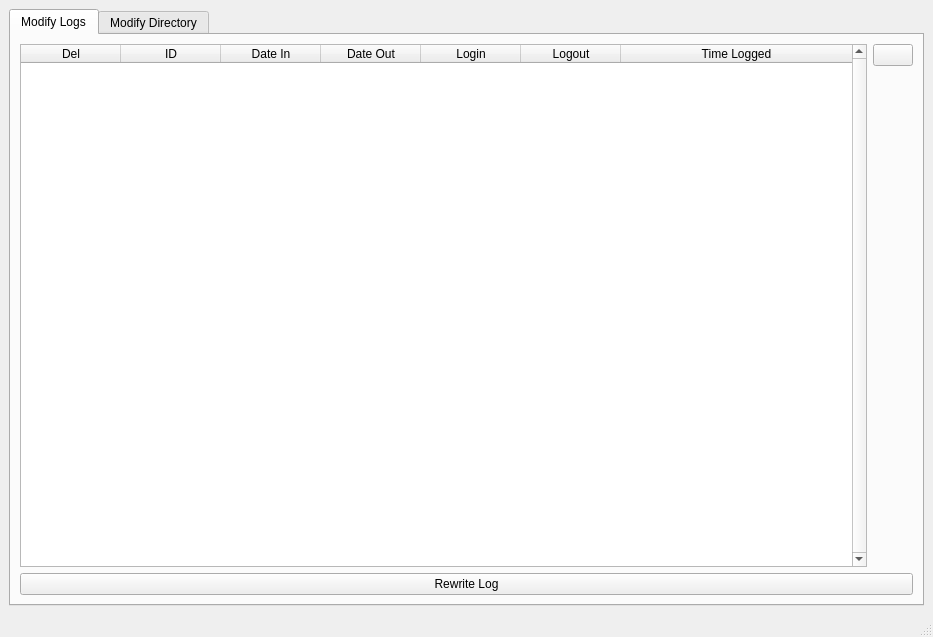
<?xml version="1.0" encoding="UTF-8"?>
<ui version="4.0">
 <class>MainWindow</class>
 <widget class="QMainWindow" name="MainWindow">
  <property name="geometry">
   <rect>
    <x>0</x>
    <y>0</y>
    <width>933</width>
    <height>637</height>
   </rect>
  </property>
  <property name="windowTitle">
   <string>PearLogger Admin Tool</string>
  </property>
  <widget class="QWidget" name="centralwidget">
   <layout class="QGridLayout" name="gridLayout">
    <item row="0" column="0">
     <widget class="QTabWidget" name="tabWidget">
      <property name="currentIndex">
       <number>0</number>
      </property>
      <widget class="QWidget" name="logTab">
       <attribute name="title">
        <string>Modify Logs</string>
       </attribute>
       <layout class="QGridLayout" name="gridLayout_2">
        <item row="2" column="0">
         <widget class="QPushButton" name="rewriteLogButton">
          <property name="text">
           <string>Rewrite Log</string>
          </property>
         </widget>
        </item>
        <item row="0" column="0">
         <layout class="QHBoxLayout" name="horizontalLayout_2">
          <item>
           <widget class="QTableWidget" name="logTableWidget">
            <property name="verticalScrollBarPolicy">
             <enum>Qt::ScrollBarAlwaysOn</enum>
            </property>
            <property name="rowCount">
             <number>0</number>
            </property>
            <property name="columnCount">
             <number>7</number>
            </property>
            <attribute name="horizontalHeaderVisible">
             <bool>true</bool>
            </attribute>
            <attribute name="horizontalHeaderHighlightSections">
             <bool>true</bool>
            </attribute>
            <attribute name="horizontalHeaderStretchLastSection">
             <bool>true</bool>
            </attribute>
            <attribute name="verticalHeaderVisible">
             <bool>false</bool>
            </attribute>
            <column>
             <property name="text">
              <string>Del</string>
             </property>
            </column>
            <column>
             <property name="text">
              <string>ID</string>
             </property>
            </column>
            <column>
             <property name="text">
              <string>Date In</string>
             </property>
            </column>
            <column>
             <property name="text">
              <string>Date Out</string>
             </property>
            </column>
            <column>
             <property name="text">
              <string>Login</string>
             </property>
            </column>
            <column>
             <property name="text">
              <string>Logout</string>
             </property>
            </column>
            <column>
             <property name="text">
              <string>Time Logged</string>
             </property>
            </column>
           </widget>
          </item>
          <item>
           <layout class="QVBoxLayout" name="verticalLayout">
            <item>
             <widget class="QPushButton" name="addButton">
              <property name="text">
               <string/>
              </property>
              <property name="icon">
               <iconset resource="../res/resource.qrc">
                <normaloff>:/newPrefix/plus.png</normaloff>:/newPrefix/plus.png</iconset>
              </property>
              <property name="iconSize">
               <size>
                <width>9</width>
                <height>16</height>
               </size>
              </property>
             </widget>
            </item>
            <item>
             <spacer name="verticalSpacer">
              <property name="orientation">
               <enum>Qt::Vertical</enum>
              </property>
              <property name="sizeHint" stdset="0">
               <size>
                <width>20</width>
                <height>40</height>
               </size>
              </property>
             </spacer>
            </item>
           </layout>
          </item>
         </layout>
        </item>
       </layout>
      </widget>
      <widget class="QWidget" name="directoryTab">
       <attribute name="title">
        <string>Modify Directory</string>
       </attribute>
       <layout class="QGridLayout" name="gridLayout_3">
        <item row="1" column="0">
         <widget class="QPushButton" name="rewriteDirectoryButton">
          <property name="text">
           <string>Rewrite Directory</string>
          </property>
         </widget>
        </item>
        <item row="0" column="0">
         <widget class="QTableWidget" name="directoryTableWidget">
          <property name="verticalScrollBarPolicy">
           <enum>Qt::ScrollBarAlwaysOn</enum>
          </property>
          <property name="rowCount">
           <number>0</number>
          </property>
          <property name="columnCount">
           <number>5</number>
          </property>
          <attribute name="horizontalHeaderStretchLastSection">
           <bool>true</bool>
          </attribute>
          <attribute name="verticalHeaderVisible">
           <bool>false</bool>
          </attribute>
          <column>
           <property name="text">
            <string>Del</string>
           </property>
          </column>
          <column>
           <property name="text">
            <string>ID</string>
           </property>
          </column>
          <column>
           <property name="text">
            <string>Name</string>
           </property>
          </column>
          <column>
           <property name="text">
            <string>Picture</string>
           </property>
          </column>
          <column>
           <property name="text">
            <string>Category</string>
           </property>
          </column>
         </widget>
        </item>
       </layout>
      </widget>
     </widget>
    </item>
   </layout>
  </widget>
  <widget class="QMenuBar" name="menubar">
   <property name="geometry">
    <rect>
     <x>0</x>
     <y>0</y>
     <width>933</width>
     <height>21</height>
    </rect>
   </property>
  </widget>
  <widget class="QStatusBar" name="statusbar"/>
 </widget>
 <resources>
  <include location="../res/resource.qrc"/>
 </resources>
 <connections/>
</ui>
